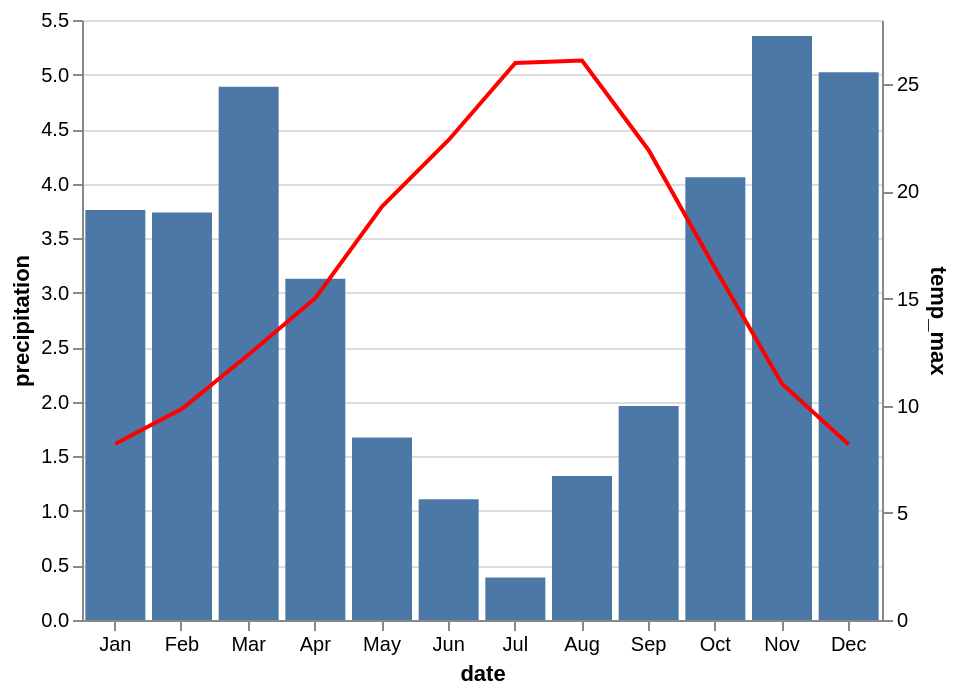

Write a Vega-Lite specification for this figure.
### Vega-Lite specification from a JSON file in a GitHub repository (floating-point values rounded to 4 significant figures; data arrays with more than 128 entries replaced by an {"elided": "..."} marker saying what was removed)
{"config": {"view": {"height": 300, "width": 400}}, "layer": [{"encoding": {"y": {"field": "properties.precipitation", "title": "precipitation", "aggregate": "mean", "type": "quantitative"}, "x": {"timeUnit": "month", "title": "date", "field": "properties.date", "scale": {"zero": false}, "type": "ordinal", "axis": {"format": "%b"}}}, "data": {"values": {"features": {"elided": "1461 records"}, "type": "FeatureCollection"}, "format": {"type": "json", "property": "features"}}, "mark": "bar"}, {"encoding": {"y": {"field": "properties.temp_max", "title": "temp_max", "aggregate": "mean", "type": "quantitative"}, "x": {"timeUnit": "month", "title": "date", "field": "properties.date", "scale": {"zero": false}, "type": "ordinal", "axis": {"format": "%b"}}}, "data": {"values": {"features": {"elided": "1461 records"}, "type": "FeatureCollection"}, "format": {"type": "json", "property": "features"}}, "mark": {"color": "red", "type": "line"}}], "$schema": "https://vega.github.io/schema/vega-lite/v2.4.1.json", "resolve": {"scale": {"y": "independent"}}}
